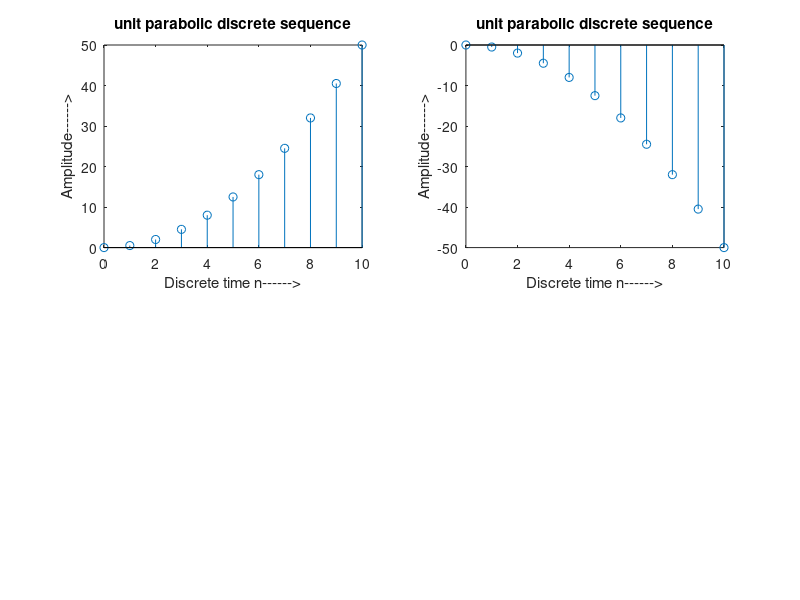

Recreate this plot in MATLAB.
% unit parabolic discrete sequence
n=0:1:10;
parabola=0.5*(n.^2);
subplot(2,2,1);
stem(n,parabola);
xlabel('Discrete time n------>');
ylabel('Amplitude------>');
title('unit parabolic discrete sequence');


% unit parabolic discrete sequence
n=0:1:10;
parabola2=0.5*(-n.^2);
subplot(2,2,2);
stem(n,parabola2);
xlabel('Discrete time n------>');
ylabel('Amplitude------>');
title('unit parabolic discrete sequence');
